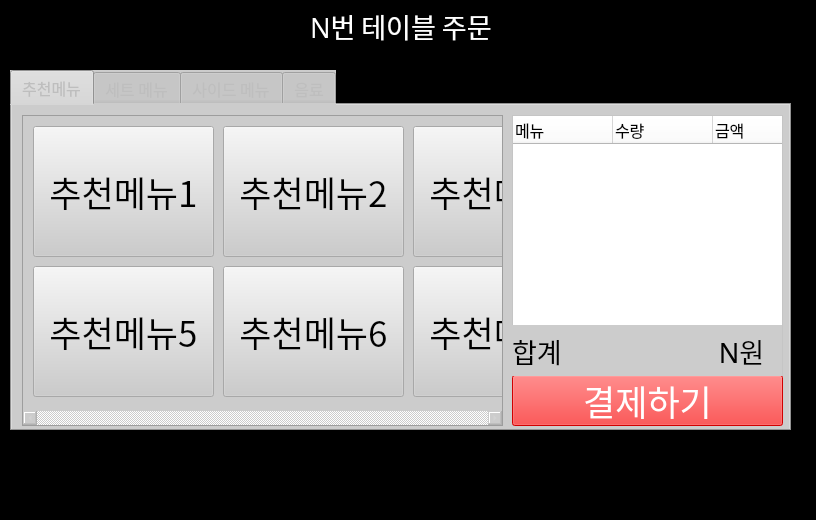
<?xml version="1.0" encoding="UTF-8"?>
<ui version="4.0">
 <class>MainWindow</class>
 <widget class="QMainWindow" name="MainWindow">
  <property name="geometry">
   <rect>
    <x>0</x>
    <y>0</y>
    <width>816</width>
    <height>520</height>
   </rect>
  </property>
  <property name="windowTitle">
   <string>MainWindow</string>
  </property>
  <property name="autoFillBackground">
   <bool>false</bool>
  </property>
  <property name="styleSheet">
   <string notr="true">background-color:rgb(0, 0, 0)</string>
  </property>
  <widget class="QWidget" name="centralwidget">
   <widget class="QTabWidget" name="tabWidget">
    <property name="enabled">
     <bool>false</bool>
    </property>
    <property name="geometry">
     <rect>
      <x>10</x>
      <y>70</y>
      <width>781</width>
      <height>361</height>
     </rect>
    </property>
    <property name="font">
     <font>
      <family>더잠실 3 Regular</family>
      <pointsize>12</pointsize>
     </font>
    </property>
    <property name="mouseTracking">
     <bool>true</bool>
    </property>
    <property name="tabletTracking">
     <bool>false</bool>
    </property>
    <property name="focusPolicy">
     <enum>Qt::WheelFocus</enum>
    </property>
    <property name="acceptDrops">
     <bool>false</bool>
    </property>
    <property name="layoutDirection">
     <enum>Qt::LeftToRight</enum>
    </property>
    <property name="autoFillBackground">
     <bool>false</bool>
    </property>
    <property name="styleSheet">
     <string notr="true">background-color:rgb(204, 204, 204)</string>
    </property>
    <property name="tabPosition">
     <enum>QTabWidget::North</enum>
    </property>
    <property name="tabShape">
     <enum>QTabWidget::Rounded</enum>
    </property>
    <property name="currentIndex">
     <number>0</number>
    </property>
    <property name="iconSize">
     <size>
      <width>200</width>
      <height>200</height>
     </size>
    </property>
    <property name="elideMode">
     <enum>Qt::ElideNone</enum>
    </property>
    <property name="usesScrollButtons">
     <bool>false</bool>
    </property>
    <property name="documentMode">
     <bool>false</bool>
    </property>
    <property name="tabsClosable">
     <bool>false</bool>
    </property>
    <property name="movable">
     <bool>false</bool>
    </property>
    <property name="tabBarAutoHide">
     <bool>false</bool>
    </property>
    <widget class="QWidget" name="tab_1">
     <property name="enabled">
      <bool>false</bool>
     </property>
     <property name="font">
      <font>
       <strikeout>false</strikeout>
      </font>
     </property>
     <property name="mouseTracking">
      <bool>false</bool>
     </property>
     <attribute name="title">
      <string>추천메뉴</string>
     </attribute>
     <widget class="QScrollArea" name="scrollArea">
      <property name="geometry">
       <rect>
        <x>10</x>
        <y>10</y>
        <width>481</width>
        <height>311</height>
       </rect>
      </property>
      <property name="autoFillBackground">
       <bool>false</bool>
      </property>
      <property name="styleSheet">
       <string notr="true">color:rgb(214, 214, 214)</string>
      </property>
      <property name="frameShadow">
       <enum>QFrame::Sunken</enum>
      </property>
      <property name="verticalScrollBarPolicy">
       <enum>Qt::ScrollBarAlwaysOff</enum>
      </property>
      <property name="horizontalScrollBarPolicy">
       <enum>Qt::ScrollBarAlwaysOn</enum>
      </property>
      <property name="widgetResizable">
       <bool>true</bool>
      </property>
      <widget class="QWidget" name="scrollAreaWidgetContents">
       <property name="geometry">
        <rect>
         <x>0</x>
         <y>0</y>
         <width>479</width>
         <height>292</height>
        </rect>
       </property>
       <widget class="QPushButton" name="pushButton">
        <property name="geometry">
         <rect>
          <x>10</x>
          <y>10</y>
          <width>181</width>
          <height>131</height>
         </rect>
        </property>
        <property name="font">
         <font>
          <family>더잠실 3 Regular</family>
          <pointsize>26</pointsize>
         </font>
        </property>
        <property name="styleSheet">
         <string notr="true">color:black</string>
        </property>
        <property name="text">
         <string>추천메뉴1</string>
        </property>
       </widget>
       <widget class="QPushButton" name="pushButton_2">
        <property name="geometry">
         <rect>
          <x>10</x>
          <y>150</y>
          <width>181</width>
          <height>131</height>
         </rect>
        </property>
        <property name="font">
         <font>
          <family>더잠실 3 Regular</family>
          <pointsize>26</pointsize>
         </font>
        </property>
        <property name="styleSheet">
         <string notr="true">color:black</string>
        </property>
        <property name="text">
         <string>추천메뉴5</string>
        </property>
       </widget>
       <widget class="QPushButton" name="pushButton_3">
        <property name="geometry">
         <rect>
          <x>200</x>
          <y>10</y>
          <width>181</width>
          <height>131</height>
         </rect>
        </property>
        <property name="font">
         <font>
          <family>더잠실 3 Regular</family>
          <pointsize>26</pointsize>
         </font>
        </property>
        <property name="styleSheet">
         <string notr="true">color:black</string>
        </property>
        <property name="text">
         <string>추천메뉴2</string>
        </property>
       </widget>
       <widget class="QPushButton" name="pushButton_4">
        <property name="geometry">
         <rect>
          <x>200</x>
          <y>150</y>
          <width>181</width>
          <height>131</height>
         </rect>
        </property>
        <property name="font">
         <font>
          <family>더잠실 3 Regular</family>
          <pointsize>26</pointsize>
         </font>
        </property>
        <property name="styleSheet">
         <string notr="true">color:black</string>
        </property>
        <property name="text">
         <string>추천메뉴6</string>
        </property>
       </widget>
       <widget class="QPushButton" name="pushButton_5">
        <property name="geometry">
         <rect>
          <x>390</x>
          <y>10</y>
          <width>181</width>
          <height>131</height>
         </rect>
        </property>
        <property name="font">
         <font>
          <family>더잠실 3 Regular</family>
          <pointsize>26</pointsize>
         </font>
        </property>
        <property name="styleSheet">
         <string notr="true">color:black</string>
        </property>
        <property name="text">
         <string>추천메뉴3</string>
        </property>
       </widget>
       <widget class="QPushButton" name="pushButton_6">
        <property name="geometry">
         <rect>
          <x>390</x>
          <y>150</y>
          <width>181</width>
          <height>131</height>
         </rect>
        </property>
        <property name="font">
         <font>
          <family>더잠실 3 Regular</family>
          <pointsize>26</pointsize>
         </font>
        </property>
        <property name="styleSheet">
         <string notr="true">color:black</string>
        </property>
        <property name="text">
         <string>추천메뉴7</string>
        </property>
       </widget>
       <widget class="QPushButton" name="pushButton_7">
        <property name="geometry">
         <rect>
          <x>580</x>
          <y>10</y>
          <width>181</width>
          <height>131</height>
         </rect>
        </property>
        <property name="font">
         <font>
          <family>더잠실 3 Regular</family>
          <pointsize>26</pointsize>
         </font>
        </property>
        <property name="styleSheet">
         <string notr="true">color:black</string>
        </property>
        <property name="text">
         <string>추천메뉴4</string>
        </property>
       </widget>
       <widget class="QPushButton" name="pushButton_8">
        <property name="geometry">
         <rect>
          <x>580</x>
          <y>150</y>
          <width>181</width>
          <height>131</height>
         </rect>
        </property>
        <property name="font">
         <font>
          <family>더잠실 3 Regular</family>
          <pointsize>26</pointsize>
         </font>
        </property>
        <property name="styleSheet">
         <string notr="true">color:black</string>
        </property>
        <property name="text">
         <string>추천메뉴8</string>
        </property>
       </widget>
      </widget>
     </widget>
     <widget class="QTableWidget" name="tableWidget">
      <property name="geometry">
       <rect>
        <x>500</x>
        <y>10</y>
        <width>271</width>
        <height>311</height>
       </rect>
      </property>
      <property name="styleSheet">
       <string notr="true">background-color:white</string>
      </property>
      <column>
       <property name="text">
        <string>메뉴</string>
       </property>
       <property name="font">
        <font>
         <family>더잠실 3 Regular</family>
         <pointsize>12</pointsize>
         <stylestrategy>PreferDefault</stylestrategy>
         <kerning>false</kerning>
        </font>
       </property>
       <property name="textAlignment">
        <set>AlignLeading|AlignVCenter</set>
       </property>
       <property name="foreground">
        <brush brushstyle="SolidPattern">
         <color alpha="255">
          <red>0</red>
          <green>0</green>
          <blue>0</blue>
         </color>
        </brush>
       </property>
      </column>
      <column>
       <property name="text">
        <string>수량</string>
       </property>
       <property name="font">
        <font>
         <family>더잠실 3 Regular</family>
         <pointsize>12</pointsize>
         <kerning>false</kerning>
        </font>
       </property>
       <property name="textAlignment">
        <set>AlignLeading|AlignVCenter</set>
       </property>
       <property name="foreground">
        <brush brushstyle="SolidPattern">
         <color alpha="255">
          <red>0</red>
          <green>0</green>
          <blue>0</blue>
         </color>
        </brush>
       </property>
      </column>
      <column>
       <property name="text">
        <string>금액</string>
       </property>
       <property name="font">
        <font>
         <family>더잠실 3 Regular</family>
         <pointsize>12</pointsize>
         <kerning>false</kerning>
        </font>
       </property>
       <property name="textAlignment">
        <set>AlignLeading|AlignVCenter</set>
       </property>
       <property name="foreground">
        <brush brushstyle="SolidPattern">
         <color alpha="255">
          <red>0</red>
          <green>0</green>
          <blue>0</blue>
         </color>
        </brush>
       </property>
      </column>
      <column>
       <property name="text">
        <string>새 행</string>
       </property>
      </column>
      <column>
       <property name="text">
        <string>새 행</string>
       </property>
      </column>
     </widget>
     <widget class="QPushButton" name="pushButton_9">
      <property name="geometry">
       <rect>
        <x>500</x>
        <y>270</y>
        <width>271</width>
        <height>51</height>
       </rect>
      </property>
      <property name="font">
       <font>
        <family>더잠실 3 Regular</family>
        <pointsize>26</pointsize>
       </font>
      </property>
      <property name="styleSheet">
       <string notr="true">background-color:red;
color:white</string>
      </property>
      <property name="text">
       <string>결제하기</string>
      </property>
     </widget>
     <widget class="QLabel" name="label_2">
      <property name="geometry">
       <rect>
        <x>500</x>
        <y>220</y>
        <width>261</width>
        <height>51</height>
       </rect>
      </property>
      <property name="font">
       <font>
        <family>더잠실 3 Regular</family>
        <pointsize>20</pointsize>
       </font>
      </property>
      <property name="styleSheet">
       <string notr="true">color:black</string>
      </property>
      <property name="text">
       <string>합계                          N원</string>
      </property>
     </widget>
     <widget class="QWidget" name="widget" native="true">
      <property name="geometry">
       <rect>
        <x>650</x>
        <y>220</y>
        <width>120</width>
        <height>51</height>
       </rect>
      </property>
     </widget>
     <zorder>scrollArea</zorder>
     <zorder>tableWidget</zorder>
     <zorder>pushButton_9</zorder>
     <zorder>widget</zorder>
     <zorder>label_2</zorder>
    </widget>
    <widget class="QWidget" name="tab_2">
     <attribute name="title">
      <string>세트 메뉴</string>
     </attribute>
     <widget class="QScrollArea" name="scrollArea_2">
      <property name="geometry">
       <rect>
        <x>10</x>
        <y>10</y>
        <width>481</width>
        <height>311</height>
       </rect>
      </property>
      <property name="autoFillBackground">
       <bool>false</bool>
      </property>
      <property name="styleSheet">
       <string notr="true">color:rgb(214, 214, 214)</string>
      </property>
      <property name="frameShadow">
       <enum>QFrame::Sunken</enum>
      </property>
      <property name="verticalScrollBarPolicy">
       <enum>Qt::ScrollBarAlwaysOff</enum>
      </property>
      <property name="horizontalScrollBarPolicy">
       <enum>Qt::ScrollBarAlwaysOn</enum>
      </property>
      <property name="widgetResizable">
       <bool>true</bool>
      </property>
      <widget class="QWidget" name="scrollAreaWidgetContents_2">
       <property name="geometry">
        <rect>
         <x>0</x>
         <y>0</y>
         <width>479</width>
         <height>292</height>
        </rect>
       </property>
       <widget class="QPushButton" name="pushButton_10">
        <property name="geometry">
         <rect>
          <x>10</x>
          <y>10</y>
          <width>181</width>
          <height>131</height>
         </rect>
        </property>
        <property name="font">
         <font>
          <family>더잠실 3 Regular</family>
          <pointsize>26</pointsize>
         </font>
        </property>
        <property name="styleSheet">
         <string notr="true">color:black</string>
        </property>
        <property name="text">
         <string>세트메뉴1</string>
        </property>
       </widget>
       <widget class="QPushButton" name="pushButton_11">
        <property name="geometry">
         <rect>
          <x>10</x>
          <y>150</y>
          <width>181</width>
          <height>131</height>
         </rect>
        </property>
        <property name="font">
         <font>
          <family>더잠실 3 Regular</family>
          <pointsize>26</pointsize>
         </font>
        </property>
        <property name="styleSheet">
         <string notr="true">color:black</string>
        </property>
        <property name="text">
         <string>세트메뉴5</string>
        </property>
       </widget>
       <widget class="QPushButton" name="pushButton_12">
        <property name="geometry">
         <rect>
          <x>200</x>
          <y>10</y>
          <width>181</width>
          <height>131</height>
         </rect>
        </property>
        <property name="font">
         <font>
          <family>더잠실 3 Regular</family>
          <pointsize>26</pointsize>
         </font>
        </property>
        <property name="styleSheet">
         <string notr="true">color:black</string>
        </property>
        <property name="text">
         <string>세트메뉴2</string>
        </property>
       </widget>
       <widget class="QPushButton" name="pushButton_13">
        <property name="geometry">
         <rect>
          <x>200</x>
          <y>150</y>
          <width>181</width>
          <height>131</height>
         </rect>
        </property>
        <property name="font">
         <font>
          <family>더잠실 3 Regular</family>
          <pointsize>26</pointsize>
         </font>
        </property>
        <property name="styleSheet">
         <string notr="true">color:black</string>
        </property>
        <property name="text">
         <string>세트메뉴6</string>
        </property>
       </widget>
       <widget class="QPushButton" name="pushButton_14">
        <property name="geometry">
         <rect>
          <x>390</x>
          <y>10</y>
          <width>181</width>
          <height>131</height>
         </rect>
        </property>
        <property name="font">
         <font>
          <family>더잠실 3 Regular</family>
          <pointsize>26</pointsize>
         </font>
        </property>
        <property name="styleSheet">
         <string notr="true">color:black</string>
        </property>
        <property name="text">
         <string>세트메뉴3</string>
        </property>
       </widget>
       <widget class="QPushButton" name="pushButton_15">
        <property name="geometry">
         <rect>
          <x>390</x>
          <y>150</y>
          <width>181</width>
          <height>131</height>
         </rect>
        </property>
        <property name="font">
         <font>
          <family>더잠실 3 Regular</family>
          <pointsize>26</pointsize>
         </font>
        </property>
        <property name="styleSheet">
         <string notr="true">color:black</string>
        </property>
        <property name="text">
         <string>세트메뉴7</string>
        </property>
       </widget>
       <widget class="QPushButton" name="pushButton_16">
        <property name="geometry">
         <rect>
          <x>580</x>
          <y>10</y>
          <width>181</width>
          <height>131</height>
         </rect>
        </property>
        <property name="font">
         <font>
          <family>더잠실 3 Regular</family>
          <pointsize>26</pointsize>
         </font>
        </property>
        <property name="styleSheet">
         <string notr="true">color:black</string>
        </property>
        <property name="text">
         <string>추천메뉴4</string>
        </property>
       </widget>
       <widget class="QPushButton" name="pushButton_17">
        <property name="geometry">
         <rect>
          <x>580</x>
          <y>150</y>
          <width>181</width>
          <height>131</height>
         </rect>
        </property>
        <property name="font">
         <font>
          <family>더잠실 3 Regular</family>
          <pointsize>26</pointsize>
         </font>
        </property>
        <property name="styleSheet">
         <string notr="true">color:black</string>
        </property>
        <property name="text">
         <string>추천메뉴8</string>
        </property>
       </widget>
      </widget>
     </widget>
     <widget class="QTableWidget" name="tableWidget_2">
      <property name="geometry">
       <rect>
        <x>500</x>
        <y>10</y>
        <width>271</width>
        <height>311</height>
       </rect>
      </property>
      <property name="styleSheet">
       <string notr="true">background-color:white</string>
      </property>
      <column>
       <property name="text">
        <string>메뉴</string>
       </property>
       <property name="font">
        <font>
         <family>더잠실 3 Regular</family>
         <pointsize>12</pointsize>
         <stylestrategy>PreferDefault</stylestrategy>
         <kerning>false</kerning>
        </font>
       </property>
       <property name="textAlignment">
        <set>AlignLeading|AlignVCenter</set>
       </property>
       <property name="foreground">
        <brush brushstyle="SolidPattern">
         <color alpha="255">
          <red>0</red>
          <green>0</green>
          <blue>0</blue>
         </color>
        </brush>
       </property>
      </column>
      <column>
       <property name="text">
        <string>수량</string>
       </property>
       <property name="font">
        <font>
         <family>더잠실 3 Regular</family>
         <pointsize>12</pointsize>
         <kerning>false</kerning>
        </font>
       </property>
       <property name="textAlignment">
        <set>AlignLeading|AlignVCenter</set>
       </property>
       <property name="foreground">
        <brush brushstyle="SolidPattern">
         <color alpha="255">
          <red>0</red>
          <green>0</green>
          <blue>0</blue>
         </color>
        </brush>
       </property>
      </column>
      <column>
       <property name="text">
        <string>금액</string>
       </property>
       <property name="font">
        <font>
         <family>더잠실 3 Regular</family>
         <pointsize>12</pointsize>
         <kerning>false</kerning>
        </font>
       </property>
       <property name="textAlignment">
        <set>AlignLeading|AlignVCenter</set>
       </property>
       <property name="foreground">
        <brush brushstyle="SolidPattern">
         <color alpha="255">
          <red>0</red>
          <green>0</green>
          <blue>0</blue>
         </color>
        </brush>
       </property>
      </column>
      <column>
       <property name="text">
        <string>새 행</string>
       </property>
      </column>
      <column>
       <property name="text">
        <string>새 행</string>
       </property>
      </column>
     </widget>
     <widget class="QPushButton" name="pushButton_18">
      <property name="geometry">
       <rect>
        <x>500</x>
        <y>270</y>
        <width>271</width>
        <height>51</height>
       </rect>
      </property>
      <property name="font">
       <font>
        <family>더잠실 3 Regular</family>
        <pointsize>26</pointsize>
       </font>
      </property>
      <property name="styleSheet">
       <string notr="true">background-color:red;
color:white</string>
      </property>
      <property name="text">
       <string>결제하기</string>
      </property>
     </widget>
     <widget class="QWidget" name="widget_2" native="true">
      <property name="geometry">
       <rect>
        <x>650</x>
        <y>220</y>
        <width>120</width>
        <height>51</height>
       </rect>
      </property>
     </widget>
     <widget class="QLabel" name="label_3">
      <property name="geometry">
       <rect>
        <x>500</x>
        <y>220</y>
        <width>261</width>
        <height>51</height>
       </rect>
      </property>
      <property name="font">
       <font>
        <family>더잠실 3 Regular</family>
        <pointsize>20</pointsize>
       </font>
      </property>
      <property name="styleSheet">
       <string notr="true">color:black</string>
      </property>
      <property name="text">
       <string>합계                          N원</string>
      </property>
     </widget>
    </widget>
    <widget class="QWidget" name="tab_3">
     <attribute name="title">
      <string>사이드 메뉴</string>
     </attribute>
    </widget>
    <widget class="QWidget" name="tab_4">
     <attribute name="title">
      <string>음료</string>
     </attribute>
    </widget>
   </widget>
   <widget class="QLabel" name="label">
    <property name="geometry">
     <rect>
      <x>310</x>
      <y>10</y>
      <width>211</width>
      <height>31</height>
     </rect>
    </property>
    <property name="font">
     <font>
      <family>더잠실 3 Regular</family>
      <pointsize>20</pointsize>
     </font>
    </property>
    <property name="styleSheet">
     <string notr="true">color:white</string>
    </property>
    <property name="text">
     <string>N번 테이블 주문</string>
    </property>
   </widget>
  </widget>
  <widget class="QMenuBar" name="menubar">
   <property name="geometry">
    <rect>
     <x>0</x>
     <y>0</y>
     <width>816</width>
     <height>21</height>
    </rect>
   </property>
  </widget>
  <widget class="QStatusBar" name="statusbar"/>
 </widget>
 <resources/>
 <connections/>
</ui>
